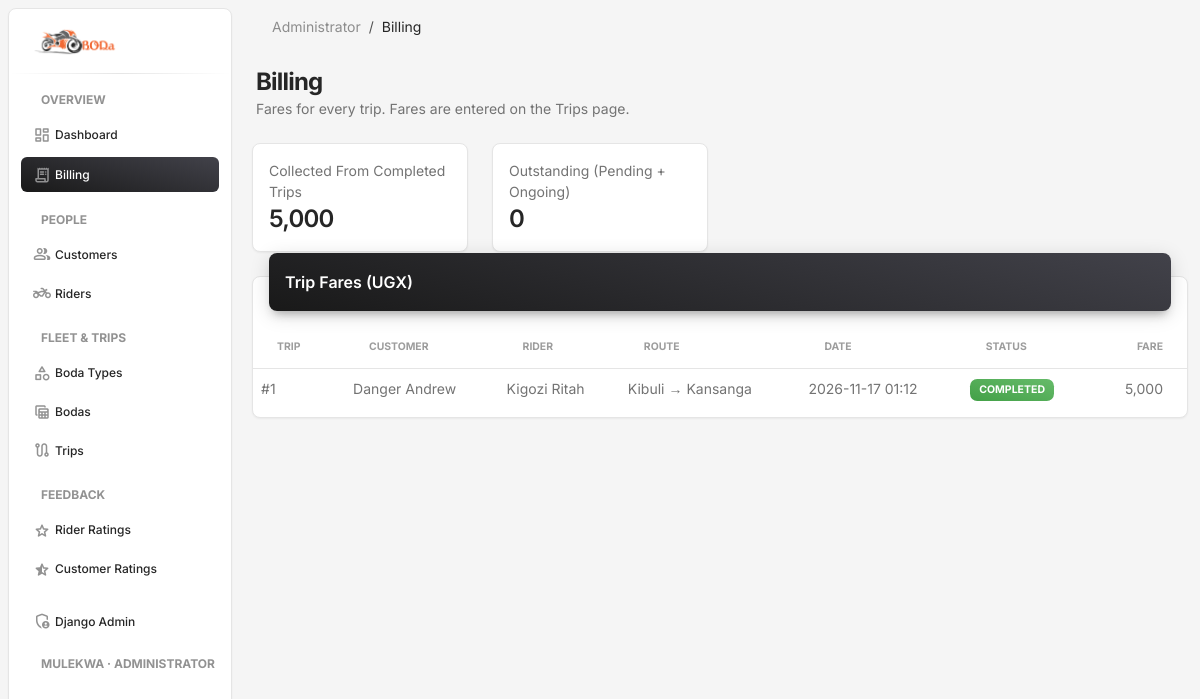
Page /fare/ (signed in) on the committed database.
### bodaapp/models.py (models this page shows, shortened)
class Trip(models.Model):
    trip_id = models.AutoField(primary_key=True)
    customer = models.ForeignKey(Customer, on_delete=models.PROTECT, db_column="customer_id")
    rider = models.ForeignKey(Rider, on_delete=models.PROTECT, db_column="rider_id")
    boda = models.ForeignKey(Boda, on_delete=models.PROTECT, db_column="boda_id")
    pickup_location = models.CharField(max_length=100)
    dropoff_location = models.CharField(max_length=100)
    start_time = models.DateTimeField()
    end_time = models.DateTimeField(null=True, blank=True)
    status = models.CharField(max_length=20)
    fare = models.DecimalField(max_digits=10, decimal_places=2)
    distance_km = models.DecimalField(max_digits=8, decimal_places=2)

class Customer(models.Model):
    customer_id = models.AutoField(primary_key=True)
    first_name = models.CharField(max_length=50)
    last_name = models.CharField(max_length=50)
    contact = models.CharField(max_length=15, unique=True)
    email = models.EmailField(max_length=100, unique=True)
    home_location = models.CharField(max_length=100)
    def __str__(self):
        return f"{self.first_name} {self.last_name}"

class Rider(models.Model):
    rider_id = models.AutoField(primary_key=True)
    first_name = models.CharField(max_length=50)
    last_name = models.CharField(max_length=50)
    contact = models.CharField(max_length=15, unique=True)
    license = models.CharField(max_length=30, unique=True)
    experience_years = models.IntegerField()
    age = models.IntegerField()
    gender = models.CharField(max_length=6)
    home_location = models.CharField(max_length=100)
    def __str__(self):
        return f"{self.first_name} {self.last_name}"

### bodaapp/views.py (the view)
# urls.py: path('fare/', views.fare_view, name='fare'),
@role_required("admin")
def fare_view(request):
    trips = Trip.objects.select_related("customer", "rider", "boda").order_by("-start_time")
    totals = {row["status"]: row for row in trips.values("status").annotate(n=Count("pk"), total=Sum("fare"))}
    completed = totals.get("completed", {"n": 0, "total": 0})
    outstanding = sum((totals.get(s, {}).get("total") or 0) for s in ("pending", "ongoing"))
    return render(request, "staff/fare.html", {
        "trips": trips,
        "collected": completed["total"] or 0,
        "completed_count": completed["n"],
        "outstanding": outstanding,
    })

### bodaapp/access.py (called while the page is built, shortened)
def get_role(user):
    if not user.is_authenticated:
        return None
    if user.is_staff or user.is_superuser:
        return "admin"

def role_required(*roles):
    def decorator(view):
        @wraps(view)
        def wrapper(request, *args, **kwargs):
            if not request.user.is_authenticated:
                return redirect_to_login(request.get_full_path())
            if get_role(request.user) not in roles:
                messages.error(request, "You don't have access to that page.")
                return redirect("index")
            return view(request, *args, **kwargs)
        return wrapper
    return decorator

### bodaapp/context_processors.py (called while the page is built)
def navigation(request):
    user = getattr(request, "user", None)
    role = get_role(user) if user is not None else None
    match = getattr(request, "resolver_match", None)
    name = match.url_name if match and match.url_name else ""
    if name.endswith("_edit"):
        name = name[: -len("_edit")]
    return {"role": role, "role_label": ROLE_LABELS.get(role, ""), "active": name}

### templates/staff/fare.html
{% extends 'base.html' %}
{% block content %}
{% include 'partials/page_header.html' with title="Billing" lede="Fares for every trip. Fares are entered on the Trips page." %}
<div class="container-fluid py-3">
  <div class="row">
    {% include 'partials/stat_card.html' with label="Collected from completed trips" value=collected|floatformat:"0g" %}
    {% include 'partials/stat_card.html' with label="Outstanding (pending + ongoing)" value=outstanding|floatformat:"0g" %}
  </div>
  <div class="card">
    <div class="card-header p-0 position-relative mt-n4 mx-3 z-index-2">
      <div class="bg-gradient-dark shadow-dark border-radius-lg pt-3 pb-2"><h6 class="text-white text-capitalize ps-3">Trip fares (UGX)</h6></div>
    </div>
    <div class="card-body px-0 pb-2">
      <div class="table-responsive p-0">
        <table class="table align-items-center mb-0">
          <thead>
            <tr>
              <th class="text-uppercase text-secondary text-xxs font-weight-bolder opacity-7">Trip</th>
              <th class="text-uppercase text-secondary text-xxs font-weight-bolder opacity-7">Customer</th>
              <th class="text-uppercase text-secondary text-xxs font-weight-bolder opacity-7">Rider</th>
              <th class="text-uppercase text-secondary text-xxs font-weight-bolder opacity-7">Route</th>
              <th class="text-uppercase text-secondary text-xxs font-weight-bolder opacity-7">Date</th>
              <th class="text-uppercase text-secondary text-xxs font-weight-bolder opacity-7">Status</th>
              <th class="text-uppercase text-secondary text-xxs font-weight-bolder opacity-7 text-end pe-4">Fare</th>
            </tr>
          </thead>
          <tbody>
            {% for t in trips %}
            <tr>
              <td class="text-sm">#{{ t.pk }}</td>
              <td class="text-sm">{{ t.customer }}</td>
              <td class="text-sm">{{ t.rider }}</td>
              <td class="text-sm">{{ t.pickup_location }} → {{ t.dropoff_location }}</td>
              <td class="text-sm">{{ t.start_time|date:"Y-m-d H:i" }}</td>
              <td class="text-sm">{% include 'partials/status_badge.html' with status=t.status %}</td>
              <td class="text-sm text-end pe-4">{{ t.fare|floatformat:"0g" }}</td>
            </tr>
            {% empty %}
            <tr><td colspan="7" class="text-center text-secondary py-4 text-sm">No trips yet — add one on the Trips page.</td></tr>
            {% endfor %}
          </tbody>
        </table>
      </div>
    </div>
  </div>
</div>
{% endblock %}

### templates/partials/nav_account.html (shortened to what this page needs)
<li class="nav-item mt-3">
  <h6 class="ps-4 ms-2 text-uppercase text-xs text-dark font-weight-bolder opacity-5">{{ user.get_username }}{% if role_label %} · {{ role_label }}{% endif %}</h6>
</li>

### templates/partials/status_badge.html
<span class="badge badge-sm bg-gradient-{% if status == 'completed' %}success{% elif status == 'ongoing' %}info{% elif status == 'pending' %}warning{% else %}secondary{% endif %}">{{ status }}</span>

### rows in the picture
Trip: pk "1", customer "Danger Andrew", rider "Kigozi Ritah", pickup_location "Kibuli", dropoff_location "Kansanga", start_time "2026-11-17 01:12", status "COMPLETED", fare "5,000"

### other values in the picture
{{ label }} "Dashboard Billing Customers Riders Boda Types Bodas Trips Rider Ratings Customer Ratings"
{{ user.get_username }} "MULEKWA"
{{ role_label }} "ADMINISTRATOR"
{{ role_label|default:"Home" }} "Administrator"
{{ title }} "Billing"
{{ lede }} "Fares for every trip. Fares are entered on the Trips page."
{{ label }} "Collected From Completed Trips Outstanding (Pending + Ongoing)"
{{ value }} "5,000 0"
